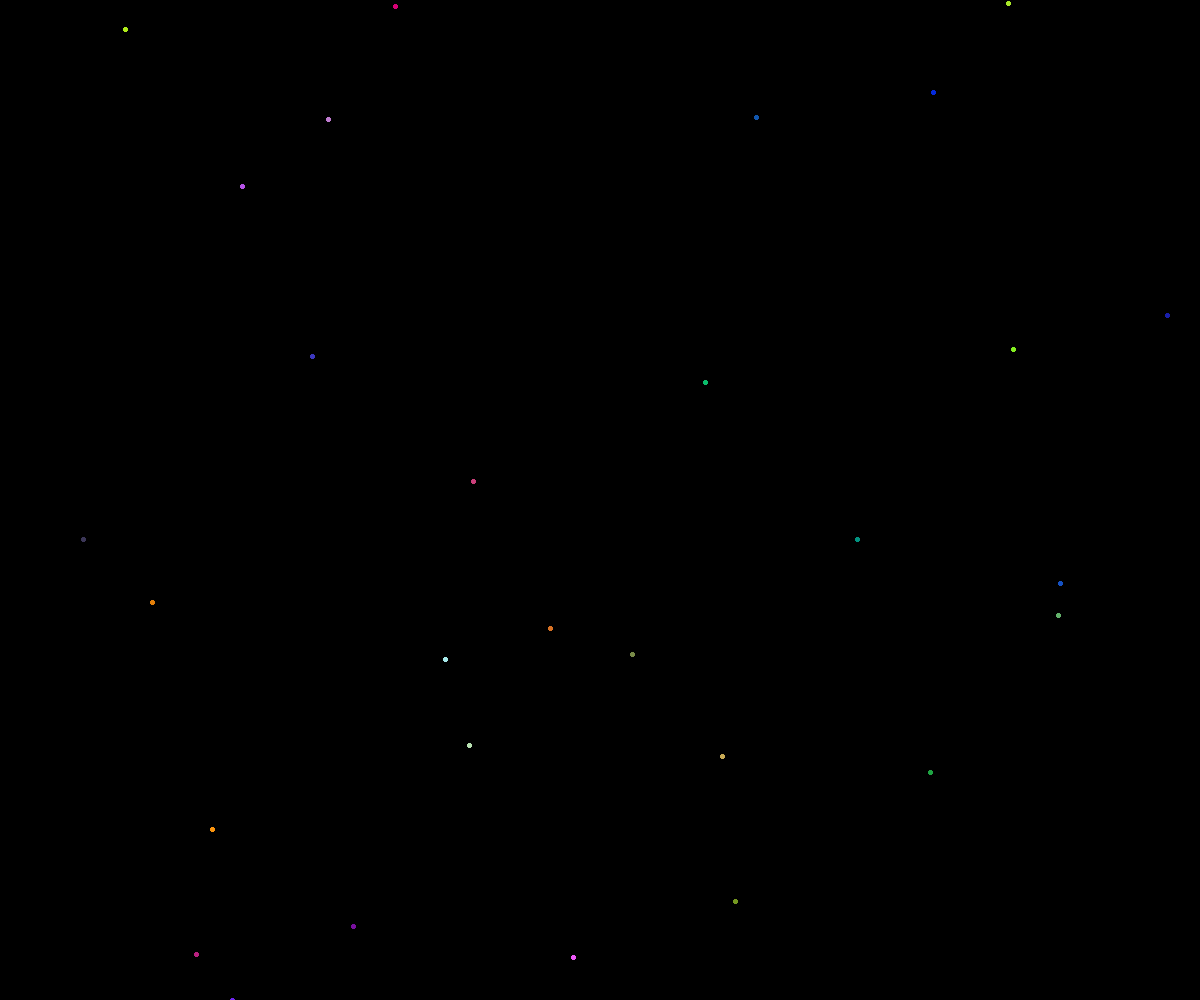
Frame 1 (no input)
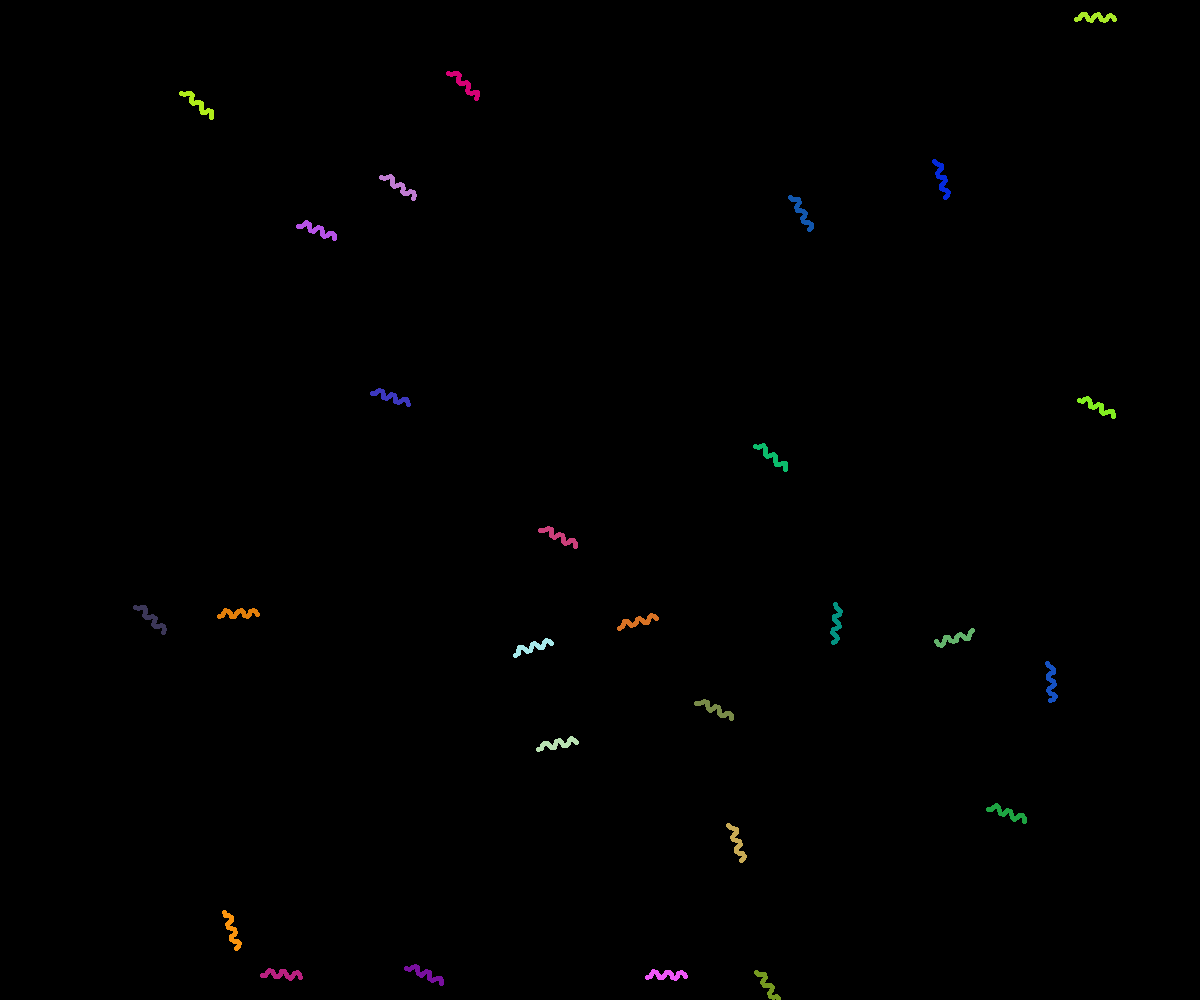
Frame 60 (no input)
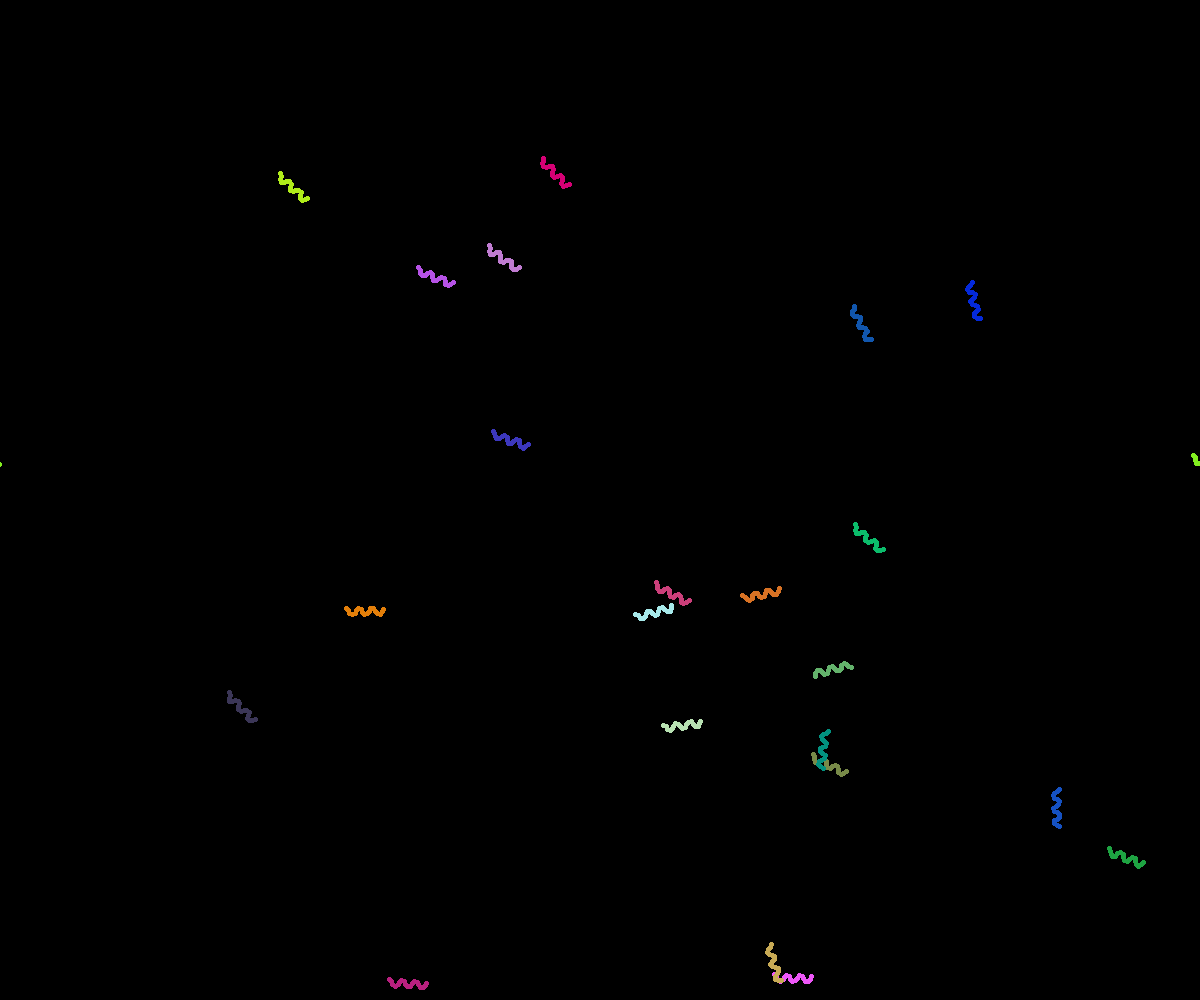
Frame 120 (the mouse pressed at the canvas centre since frame 60)

The p5.js sketch that drew these frames (run headless with seeded random() and noise() and a simulated clock; from frame 60 on, the mouse is pressed at the canvas centre):

// p5.js sketch
// ── sketch.js
let snakes = [];
let count = 250;

let speed = 3;
let size = 5;

let w;
let h;

let x = 0;
let y = 0;
let panSpeed = 12;

let ell = [];

this.focus();

function setup() {
  createCanvas(windowWidth, windowHeight);
  w = width * 3;
  h = height * 3;
  for (let i = 0; i < count; i++)
    snakes.push(new Snake(20, floor(random(w)), floor(random(h))));
  document.body.style.overflow = 'hidden';


  for (let i = 0; i < size * 2; i++) {
    for (let j = 0; j < size * 2; j++) {
      let k = i - size;
      let l = j - size;

      let d = dis([k, l], [0, 0]);

      if (d < size / 2)
        ell.push([k, l]);
    }
  }
}

function draw() {
  background(0);
  loadPixels();
  snakes.forEach(snake => {
    snake.draw();
  });
  updatePixels();

  if (keyIsDown(37))
    x -= panSpeed;
  if (keyIsDown(39))
    x += panSpeed;
  if (keyIsDown(40))
    y += panSpeed;
  if (keyIsDown(38))
    y -= panSpeed;

  x = (x + w) % w;
  y = (y + h) % h;
}

function dis(p1, p2) {
  let i = p1[0] - p2[0];
  let j = p1[1] - p2[1];
  return sqrt(i * i + j * j);
}

function drawEllipse(X, Y, c) {
  if (X > 0 && X < width && Y > 0 && Y < height) {
    for (let j = 0; j < ell.length; j++) {
      let k = X + ell[j][0];
      let l = Y + ell[j][1];

      let i = (round(k) + round(l) * width) * 4;

      pixels[i    ] = c[0];
      pixels[i + 1] = c[1];
      pixels[i + 2] = c[2];
      pixels[i + 3] = 255;
    }
  }
}

// ── Segment.js
class Segment {
  constructor() {
    this.x = w / 2;
    this.y = h / 2;
  }
  update(prevSeg) { 
    this.x = prevSeg.x;
    this.y = prevSeg.y;
  }
}
// ── Snake.js
class Snake {
  constructor(length, x, y) {
    this.body = [];
    for (let i = 0; i < length; i++) {
      this.body.push(new Segment());
    }
    this.head = this.body[0];
    this.head.x = x;
    this.head.y = y;
    this.a = random(TWO_PI);
    this.c = [floor(random(255)), floor(random(255)), floor(random(255))];
    this.target = this.rTarget();
  }
  draw() {

    this.head.x += cos(this.a) * speed;
    this.head.y += sin(this.a) * speed;
    
    this.head.x += w;
    this.head.x %= w;    
    this.head.y += h;
    this.head.y %= h;
    
    fill(this.c);
    stroke(this.c);
    for (let i = this.body.length - 1; i > 0; i--) {
      this.body[i].update(this.body[i - 1]);
      for (let j = -1; j < 2; j++) {
        for (let k = -1; k < 2; k++) {
          drawEllipse(this.body[i].x - x - w * j, this.body[i].y - y - w * k, this.c);
        }
      }     
    }
    drawEllipse(this.head.x - x, this.head.y - y, this.c);
     
    if (abs(this.head.x - this.target[0]) < 10 && abs(this.head.y - this.target[1]) < 10) {
      this.target = this.rTarget();
    }
    this.a += (atan2(this.target[1] - this.head.y, this.target[0] - this.head.x) - this.a) / 5;
    this.a += sin(frameCount);
  }
  rTarget() {
    return [random(w), random(h)];
  }
}
